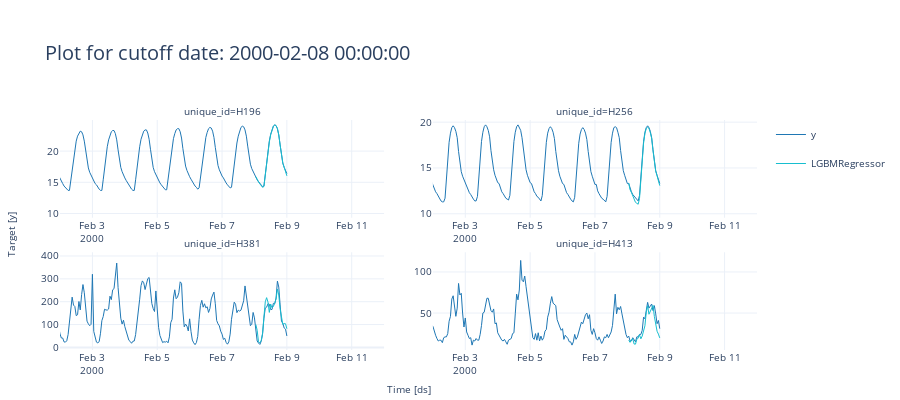
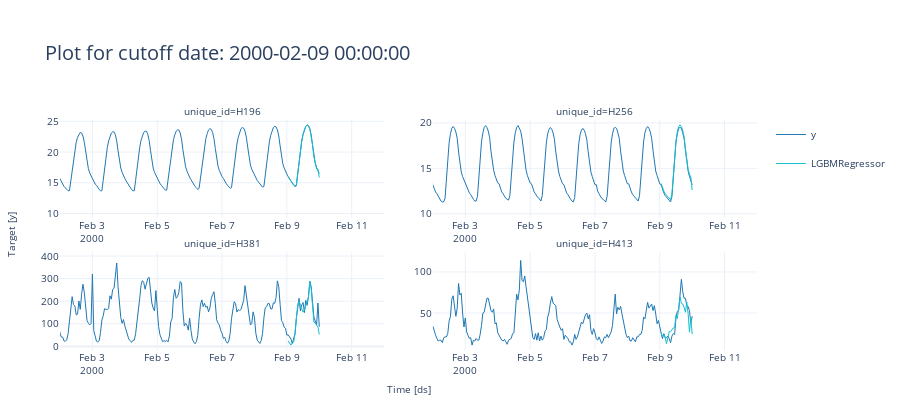
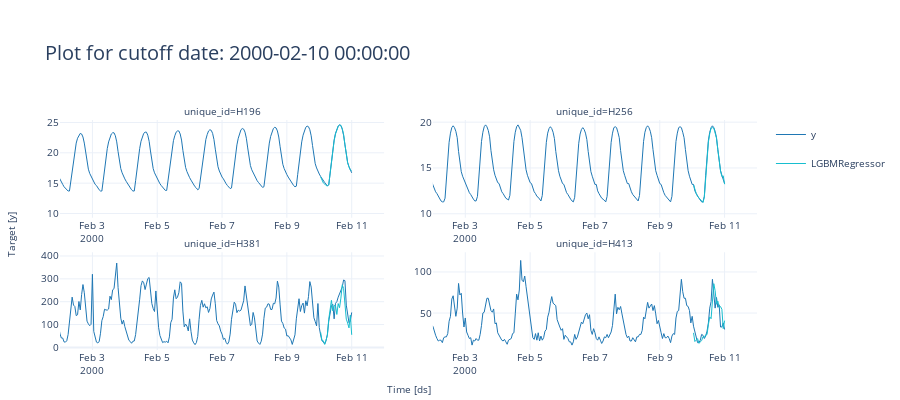
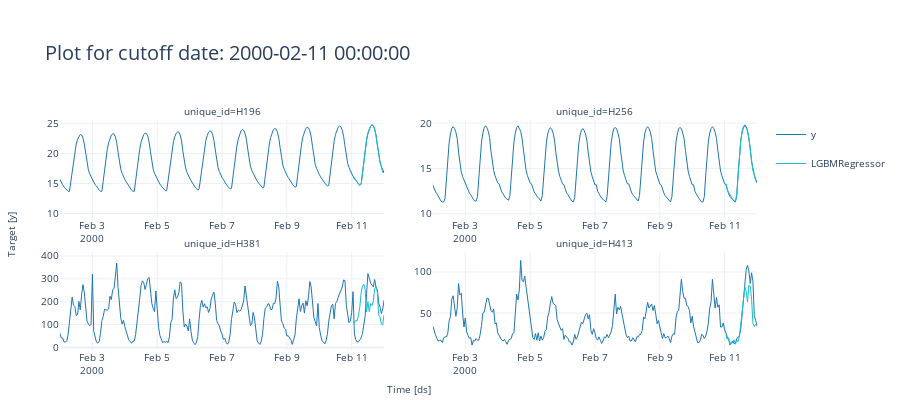

The cell these charts' notebook holds for them, in order:
### Code cell
# find distinct dates from the cv df
distinct_cut_off_dates = sorted(cv_result["cutoff"].drop_duplicates().to_list())

# iterate over the dates 
for i, cutoff_date in enumerate(distinct_cut_off_dates):
    df_plot = df.loc[df["ds"] <= cutoff_date]
    preds_cv = cv_result.loc[cv_result["cutoff"] == cutoff_date]

    fig = plot_series(
        df_plot,
        preds_cv.drop('cutoff', axis=1),
        # max_insample_length=24 * 7 + (7 * i) ,  # change this to keep less dates
        # level=[80],
        engine="plotly",
        palette="tab10"
    )

    # Update the layout to use 'x unified' hovermode
    fig.update_layout(
        title=f"Plot for cutoff date: {cutoff_date}",
        title_font_size=20,
        # Increasing it to 100 or 120 usually fixes the crop.
        margin=dict(t=120),
        hovermode="x unified"
    )

    fig.update_xaxes(range=[ max(distinct_cut_off_dates) - pd.Timedelta(days=9), max(distinct_cut_off_dates) + pd.Timedelta(days=1)])
    
    fig.show()

### Figure 1 — Plotly figure (JSON) as saved in the notebook; plotly's stock layout.template omitted (floating-point values rounded to 4 significant figures; data arrays with more than 128 entries replaced by an {"elided": "..."} marker saying what was removed)
{"data": [{"legendgroup": "y", "line": {"color": "#1f77b4", "width": 1}, "mode": "lines", "name": "y", "showlegend": true, "x": {"elided": "936 str values"}, "y": {"elided": "936 float values"}, "type": "scatter", "xaxis": "x", "yaxis": "y"}, {"legendgroup": "LGBMRegressor", "line": {"color": "#17becf", "width": 1}, "mode": "lines", "name": "LGBMRegressor", "showlegend": true, "x": {"elided": "936 str values"}, "y": {"elided": "936 float values"}, "type": "scatter", "xaxis": "x", "yaxis": "y"}, {"legendgroup": "y", "line": {"color": "#1f77b4", "width": 1}, "mode": "lines", "name": "y", "showlegend": false, "x": {"elided": "936 str values"}, "y": {"elided": "936 float values"}, "type": "scatter", "xaxis": "x2", "yaxis": "y2"}, {"legendgroup": "LGBMRegressor", "line": {"color": "#17becf", "width": 1}, "mode": "lines", "name": "LGBMRegressor", "showlegend": false, "x": {"elided": "936 str values"}, "y": {"elided": "936 float values"}, "type": "scatter", "xaxis": "x2", "yaxis": "y2"}, {"legendgroup": "y", "line": {"color": "#1f77b4", "width": 1}, "mode": "lines", "name": "y", "showlegend": false, "x": {"elided": "936 str values"}, "y": {"elided": "936 float values"}, "type": "scatter", "xaxis": "x3", "yaxis": "y3"}, {"legendgroup": "LGBMRegressor", "line": {"color": "#17becf", "width": 1}, "mode": "lines", "name": "LGBMRegressor", "showlegend": false, "x": {"elided": "936 str values"}, "y": {"elided": "936 float values"}, "type": "scatter", "xaxis": "x3", "yaxis": "y3"}, {"legendgroup": "y", "line": {"color": "#1f77b4", "width": 1}, "mode": "lines", "name": "y", "showlegend": false, "x": {"elided": "936 str values"}, "y": {"elided": "936 float values"}, "type": "scatter", "xaxis": "x4", "yaxis": "y4"}, {"legendgroup": "LGBMRegressor", "line": {"color": "#17becf", "width": 1}, "mode": "lines", "name": "LGBMRegressor", "showlegend": false, "x": {"elided": "936 str values"}, "y": {"elided": "936 float values"}, "type": "scatter", "xaxis": "x4", "yaxis": "y4"}], "layout": {"xaxis": {"anchor": "y", "domain": [0.0, 0.465], "showticklabels": true, "visible": true, "range": ["2000-02-02T00:00:00", "2000-02-12T00:00:00"]}, "yaxis": {"anchor": "x", "domain": [0.575, 1.0]}, "xaxis2": {"anchor": "y2", "domain": [0.535, 1.0], "showticklabels": true, "visible": true, "range": ["2000-02-02T00:00:00", "2000-02-12T00:00:00"]}, "yaxis2": {"anchor": "x2", "domain": [0.575, 1.0]}, "xaxis3": {"anchor": "y3", "domain": [0.0, 0.465], "showticklabels": true, "visible": true, "range": ["2000-02-02T00:00:00", "2000-02-12T00:00:00"]}, "yaxis3": {"anchor": "x3", "domain": [0.0, 0.425]}, "xaxis4": {"anchor": "y4", "domain": [0.535, 1.0], "showticklabels": true, "visible": true, "range": ["2000-02-02T00:00:00", "2000-02-12T00:00:00"]}, "yaxis4": {"anchor": "x4", "domain": [0.0, 0.425]}, "annotations": [{"font": {"size": 10}, "showarrow": false, "text": "unique_id=H196", "x": 0.2325, "xanchor": "center", "xref": "paper", "y": 1.0, "yanchor": "bottom", "yref": "paper"}, {"font": {"size": 10}, "showarrow": false, "text": "unique_id=H256", "x": 0.7675, "xanchor": "center", "xref": "paper", "y": 1.0, "yanchor": "bottom", "yref": "paper"}, {"font": {"size": 10}, "showarrow": false, "text": "unique_id=H381", "x": 0.2325, "xanchor": "center", "xref": "paper", "y": 0.425, "yanchor": "bottom", "yref": "paper"}, {"font": {"size": 10}, "showarrow": false, "text": "unique_id=H413", "x": 0.7675, "xanchor": "center", "xref": "paper", "y": 0.425, "yanchor": "bottom", "yref": "paper"}, {"font": {"size": 10}, "showarrow": false, "text": "Time [ds]", "x": 0.5, "xanchor": "center", "xref": "paper", "y": 0, "yanchor": "top", "yref": "paper", "yshift": -30}, {"font": {"size": 10}, "showarrow": false, "text": "Target [y]", "textangle": -90, "x": 0, "xanchor": "right", "xref": "paper", "xshift": -40, "y": 0.5, "yanchor": "middle", "yref": "paper"}], "margin": {"l": 60, "r": 10, "t": 120, "b": 50}, "font": {"size": 10}, "autosize": true, "height": 400, "title": {"text": "Plot for cutoff date: 2000-02-08 00:00:00", "font": {"size": 20}}, "hovermode": "x unified"}}

### Figure 2 — Plotly figure (JSON) as saved in the notebook; plotly's stock layout.template omitted (floating-point values rounded to 4 significant figures; data arrays with more than 128 entries replaced by an {"elided": "..."} marker saying what was removed)
{"data": [{"legendgroup": "y", "line": {"color": "#1f77b4", "width": 1}, "mode": "lines", "name": "y", "showlegend": true, "x": {"elided": "960 str values"}, "y": {"elided": "960 float values"}, "type": "scatter", "xaxis": "x", "yaxis": "y"}, {"legendgroup": "LGBMRegressor", "line": {"color": "#17becf", "width": 1}, "mode": "lines", "name": "LGBMRegressor", "showlegend": true, "x": {"elided": "960 str values"}, "y": {"elided": "960 float values"}, "type": "scatter", "xaxis": "x", "yaxis": "y"}, {"legendgroup": "y", "line": {"color": "#1f77b4", "width": 1}, "mode": "lines", "name": "y", "showlegend": false, "x": {"elided": "960 str values"}, "y": {"elided": "960 float values"}, "type": "scatter", "xaxis": "x2", "yaxis": "y2"}, {"legendgroup": "LGBMRegressor", "line": {"color": "#17becf", "width": 1}, "mode": "lines", "name": "LGBMRegressor", "showlegend": false, "x": {"elided": "960 str values"}, "y": {"elided": "960 float values"}, "type": "scatter", "xaxis": "x2", "yaxis": "y2"}, {"legendgroup": "y", "line": {"color": "#1f77b4", "width": 1}, "mode": "lines", "name": "y", "showlegend": false, "x": {"elided": "960 str values"}, "y": {"elided": "960 float values"}, "type": "scatter", "xaxis": "x3", "yaxis": "y3"}, {"legendgroup": "LGBMRegressor", "line": {"color": "#17becf", "width": 1}, "mode": "lines", "name": "LGBMRegressor", "showlegend": false, "x": {"elided": "960 str values"}, "y": {"elided": "960 float values"}, "type": "scatter", "xaxis": "x3", "yaxis": "y3"}, {"legendgroup": "y", "line": {"color": "#1f77b4", "width": 1}, "mode": "lines", "name": "y", "showlegend": false, "x": {"elided": "960 str values"}, "y": {"elided": "960 float values"}, "type": "scatter", "xaxis": "x4", "yaxis": "y4"}, {"legendgroup": "LGBMRegressor", "line": {"color": "#17becf", "width": 1}, "mode": "lines", "name": "LGBMRegressor", "showlegend": false, "x": {"elided": "960 str values"}, "y": {"elided": "960 float values"}, "type": "scatter", "xaxis": "x4", "yaxis": "y4"}], "layout": {"xaxis": {"anchor": "y", "domain": [0.0, 0.465], "showticklabels": true, "visible": true, "range": ["2000-02-02T00:00:00", "2000-02-12T00:00:00"]}, "yaxis": {"anchor": "x", "domain": [0.575, 1.0]}, "xaxis2": {"anchor": "y2", "domain": [0.535, 1.0], "showticklabels": true, "visible": true, "range": ["2000-02-02T00:00:00", "2000-02-12T00:00:00"]}, "yaxis2": {"anchor": "x2", "domain": [0.575, 1.0]}, "xaxis3": {"anchor": "y3", "domain": [0.0, 0.465], "showticklabels": true, "visible": true, "range": ["2000-02-02T00:00:00", "2000-02-12T00:00:00"]}, "yaxis3": {"anchor": "x3", "domain": [0.0, 0.425]}, "xaxis4": {"anchor": "y4", "domain": [0.535, 1.0], "showticklabels": true, "visible": true, "range": ["2000-02-02T00:00:00", "2000-02-12T00:00:00"]}, "yaxis4": {"anchor": "x4", "domain": [0.0, 0.425]}, "annotations": [{"font": {"size": 10}, "showarrow": false, "text": "unique_id=H196", "x": 0.2325, "xanchor": "center", "xref": "paper", "y": 1.0, "yanchor": "bottom", "yref": "paper"}, {"font": {"size": 10}, "showarrow": false, "text": "unique_id=H256", "x": 0.7675, "xanchor": "center", "xref": "paper", "y": 1.0, "yanchor": "bottom", "yref": "paper"}, {"font": {"size": 10}, "showarrow": false, "text": "unique_id=H381", "x": 0.2325, "xanchor": "center", "xref": "paper", "y": 0.425, "yanchor": "bottom", "yref": "paper"}, {"font": {"size": 10}, "showarrow": false, "text": "unique_id=H413", "x": 0.7675, "xanchor": "center", "xref": "paper", "y": 0.425, "yanchor": "bottom", "yref": "paper"}, {"font": {"size": 10}, "showarrow": false, "text": "Time [ds]", "x": 0.5, "xanchor": "center", "xref": "paper", "y": 0, "yanchor": "top", "yref": "paper", "yshift": -30}, {"font": {"size": 10}, "showarrow": false, "text": "Target [y]", "textangle": -90, "x": 0, "xanchor": "right", "xref": "paper", "xshift": -40, "y": 0.5, "yanchor": "middle", "yref": "paper"}], "margin": {"l": 60, "r": 10, "t": 120, "b": 50}, "font": {"size": 10}, "autosize": true, "height": 400, "title": {"text": "Plot for cutoff date: 2000-02-09 00:00:00", "font": {"size": 20}}, "hovermode": "x unified"}}

### Figure 3 — Plotly figure (JSON) as saved in the notebook; plotly's stock layout.template omitted (floating-point values rounded to 4 significant figures; data arrays with more than 128 entries replaced by an {"elided": "..."} marker saying what was removed)
{"data": [{"legendgroup": "y", "line": {"color": "#1f77b4", "width": 1}, "mode": "lines", "name": "y", "showlegend": true, "x": {"elided": "984 str values"}, "y": {"elided": "984 float values"}, "type": "scatter", "xaxis": "x", "yaxis": "y"}, {"legendgroup": "LGBMRegressor", "line": {"color": "#17becf", "width": 1}, "mode": "lines", "name": "LGBMRegressor", "showlegend": true, "x": {"elided": "984 str values"}, "y": {"elided": "984 float values"}, "type": "scatter", "xaxis": "x", "yaxis": "y"}, {"legendgroup": "y", "line": {"color": "#1f77b4", "width": 1}, "mode": "lines", "name": "y", "showlegend": false, "x": {"elided": "984 str values"}, "y": {"elided": "984 float values"}, "type": "scatter", "xaxis": "x2", "yaxis": "y2"}, {"legendgroup": "LGBMRegressor", "line": {"color": "#17becf", "width": 1}, "mode": "lines", "name": "LGBMRegressor", "showlegend": false, "x": {"elided": "984 str values"}, "y": {"elided": "984 float values"}, "type": "scatter", "xaxis": "x2", "yaxis": "y2"}, {"legendgroup": "y", "line": {"color": "#1f77b4", "width": 1}, "mode": "lines", "name": "y", "showlegend": false, "x": {"elided": "984 str values"}, "y": {"elided": "984 float values"}, "type": "scatter", "xaxis": "x3", "yaxis": "y3"}, {"legendgroup": "LGBMRegressor", "line": {"color": "#17becf", "width": 1}, "mode": "lines", "name": "LGBMRegressor", "showlegend": false, "x": {"elided": "984 str values"}, "y": {"elided": "984 float values"}, "type": "scatter", "xaxis": "x3", "yaxis": "y3"}, {"legendgroup": "y", "line": {"color": "#1f77b4", "width": 1}, "mode": "lines", "name": "y", "showlegend": false, "x": {"elided": "984 str values"}, "y": {"elided": "984 float values"}, "type": "scatter", "xaxis": "x4", "yaxis": "y4"}, {"legendgroup": "LGBMRegressor", "line": {"color": "#17becf", "width": 1}, "mode": "lines", "name": "LGBMRegressor", "showlegend": false, "x": {"elided": "984 str values"}, "y": {"elided": "984 float values"}, "type": "scatter", "xaxis": "x4", "yaxis": "y4"}], "layout": {"xaxis": {"anchor": "y", "domain": [0.0, 0.465], "showticklabels": true, "visible": true, "range": ["2000-02-02T00:00:00", "2000-02-12T00:00:00"]}, "yaxis": {"anchor": "x", "domain": [0.575, 1.0]}, "xaxis2": {"anchor": "y2", "domain": [0.535, 1.0], "showticklabels": true, "visible": true, "range": ["2000-02-02T00:00:00", "2000-02-12T00:00:00"]}, "yaxis2": {"anchor": "x2", "domain": [0.575, 1.0]}, "xaxis3": {"anchor": "y3", "domain": [0.0, 0.465], "showticklabels": true, "visible": true, "range": ["2000-02-02T00:00:00", "2000-02-12T00:00:00"]}, "yaxis3": {"anchor": "x3", "domain": [0.0, 0.425]}, "xaxis4": {"anchor": "y4", "domain": [0.535, 1.0], "showticklabels": true, "visible": true, "range": ["2000-02-02T00:00:00", "2000-02-12T00:00:00"]}, "yaxis4": {"anchor": "x4", "domain": [0.0, 0.425]}, "annotations": [{"font": {"size": 10}, "showarrow": false, "text": "unique_id=H196", "x": 0.2325, "xanchor": "center", "xref": "paper", "y": 1.0, "yanchor": "bottom", "yref": "paper"}, {"font": {"size": 10}, "showarrow": false, "text": "unique_id=H256", "x": 0.7675, "xanchor": "center", "xref": "paper", "y": 1.0, "yanchor": "bottom", "yref": "paper"}, {"font": {"size": 10}, "showarrow": false, "text": "unique_id=H381", "x": 0.2325, "xanchor": "center", "xref": "paper", "y": 0.425, "yanchor": "bottom", "yref": "paper"}, {"font": {"size": 10}, "showarrow": false, "text": "unique_id=H413", "x": 0.7675, "xanchor": "center", "xref": "paper", "y": 0.425, "yanchor": "bottom", "yref": "paper"}, {"font": {"size": 10}, "showarrow": false, "text": "Time [ds]", "x": 0.5, "xanchor": "center", "xref": "paper", "y": 0, "yanchor": "top", "yref": "paper", "yshift": -30}, {"font": {"size": 10}, "showarrow": false, "text": "Target [y]", "textangle": -90, "x": 0, "xanchor": "right", "xref": "paper", "xshift": -40, "y": 0.5, "yanchor": "middle", "yref": "paper"}], "margin": {"l": 60, "r": 10, "t": 120, "b": 50}, "font": {"size": 10}, "autosize": true, "height": 400, "title": {"text": "Plot for cutoff date: 2000-02-10 00:00:00", "font": {"size": 20}}, "hovermode": "x unified"}}

### Figure 4 — Plotly figure (JSON) as saved in the notebook; plotly's stock layout.template omitted (floating-point values rounded to 4 significant figures; data arrays with more than 128 entries replaced by an {"elided": "..."} marker saying what was removed)
{"data": [{"legendgroup": "y", "line": {"color": "#1f77b4", "width": 1}, "mode": "lines", "name": "y", "showlegend": true, "x": {"elided": "1008 str values"}, "y": {"elided": "1008 float values"}, "type": "scatter", "xaxis": "x", "yaxis": "y"}, {"legendgroup": "LGBMRegressor", "line": {"color": "#17becf", "width": 1}, "mode": "lines", "name": "LGBMRegressor", "showlegend": true, "x": {"elided": "1008 str values"}, "y": {"elided": "1008 float values"}, "type": "scatter", "xaxis": "x", "yaxis": "y"}, {"legendgroup": "y", "line": {"color": "#1f77b4", "width": 1}, "mode": "lines", "name": "y", "showlegend": false, "x": {"elided": "1008 str values"}, "y": {"elided": "1008 float values"}, "type": "scatter", "xaxis": "x2", "yaxis": "y2"}, {"legendgroup": "LGBMRegressor", "line": {"color": "#17becf", "width": 1}, "mode": "lines", "name": "LGBMRegressor", "showlegend": false, "x": {"elided": "1008 str values"}, "y": {"elided": "1008 float values"}, "type": "scatter", "xaxis": "x2", "yaxis": "y2"}, {"legendgroup": "y", "line": {"color": "#1f77b4", "width": 1}, "mode": "lines", "name": "y", "showlegend": false, "x": {"elided": "1008 str values"}, "y": {"elided": "1008 float values"}, "type": "scatter", "xaxis": "x3", "yaxis": "y3"}, {"legendgroup": "LGBMRegressor", "line": {"color": "#17becf", "width": 1}, "mode": "lines", "name": "LGBMRegressor", "showlegend": false, "x": {"elided": "1008 str values"}, "y": {"elided": "1008 float values"}, "type": "scatter", "xaxis": "x3", "yaxis": "y3"}, {"legendgroup": "y", "line": {"color": "#1f77b4", "width": 1}, "mode": "lines", "name": "y", "showlegend": false, "x": {"elided": "1008 str values"}, "y": {"elided": "1008 float values"}, "type": "scatter", "xaxis": "x4", "yaxis": "y4"}, {"legendgroup": "LGBMRegressor", "line": {"color": "#17becf", "width": 1}, "mode": "lines", "name": "LGBMRegressor", "showlegend": false, "x": {"elided": "1008 str values"}, "y": {"elided": "1008 float values"}, "type": "scatter", "xaxis": "x4", "yaxis": "y4"}], "layout": {"xaxis": {"anchor": "y", "domain": [0.0, 0.465], "showticklabels": true, "visible": true, "range": ["2000-02-02T00:00:00", "2000-02-12T00:00:00"]}, "yaxis": {"anchor": "x", "domain": [0.575, 1.0]}, "xaxis2": {"anchor": "y2", "domain": [0.535, 1.0], "showticklabels": true, "visible": true, "range": ["2000-02-02T00:00:00", "2000-02-12T00:00:00"]}, "yaxis2": {"anchor": "x2", "domain": [0.575, 1.0]}, "xaxis3": {"anchor": "y3", "domain": [0.0, 0.465], "showticklabels": true, "visible": true, "range": ["2000-02-02T00:00:00", "2000-02-12T00:00:00"]}, "yaxis3": {"anchor": "x3", "domain": [0.0, 0.425]}, "xaxis4": {"anchor": "y4", "domain": [0.535, 1.0], "showticklabels": true, "visible": true, "range": ["2000-02-02T00:00:00", "2000-02-12T00:00:00"]}, "yaxis4": {"anchor": "x4", "domain": [0.0, 0.425]}, "annotations": [{"font": {"size": 10}, "showarrow": false, "text": "unique_id=H196", "x": 0.2325, "xanchor": "center", "xref": "paper", "y": 1.0, "yanchor": "bottom", "yref": "paper"}, {"font": {"size": 10}, "showarrow": false, "text": "unique_id=H256", "x": 0.7675, "xanchor": "center", "xref": "paper", "y": 1.0, "yanchor": "bottom", "yref": "paper"}, {"font": {"size": 10}, "showarrow": false, "text": "unique_id=H381", "x": 0.2325, "xanchor": "center", "xref": "paper", "y": 0.425, "yanchor": "bottom", "yref": "paper"}, {"font": {"size": 10}, "showarrow": false, "text": "unique_id=H413", "x": 0.7675, "xanchor": "center", "xref": "paper", "y": 0.425, "yanchor": "bottom", "yref": "paper"}, {"font": {"size": 10}, "showarrow": false, "text": "Time [ds]", "x": 0.5, "xanchor": "center", "xref": "paper", "y": 0, "yanchor": "top", "yref": "paper", "yshift": -30}, {"font": {"size": 10}, "showarrow": false, "text": "Target [y]", "textangle": -90, "x": 0, "xanchor": "right", "xref": "paper", "xshift": -40, "y": 0.5, "yanchor": "middle", "yref": "paper"}], "margin": {"l": 60, "r": 10, "t": 120, "b": 50}, "font": {"size": 10}, "autosize": true, "height": 400, "title": {"text": "Plot for cutoff date: 2000-02-11 00:00:00", "font": {"size": 20}}, "hovermode": "x unified"}}
